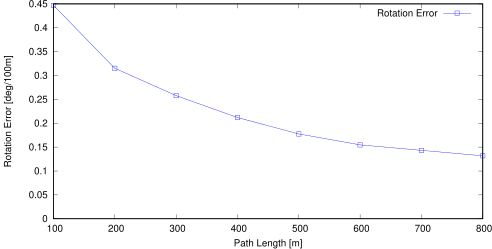

This chart was generated by the following gnuplot code:
set term postscript eps enhanced color
set output "avg_rl.eps"
set size ratio 0.5
set yrange [0:*]
set xlabel "Path Length [m]"
set ylabel "Rotation Error [deg/100m]"
plot "avg_rl.txt" using 1:($2*57.3*100) title 'Rotation Error' lc rgb "#0000FF" pt 4 w linespoints
